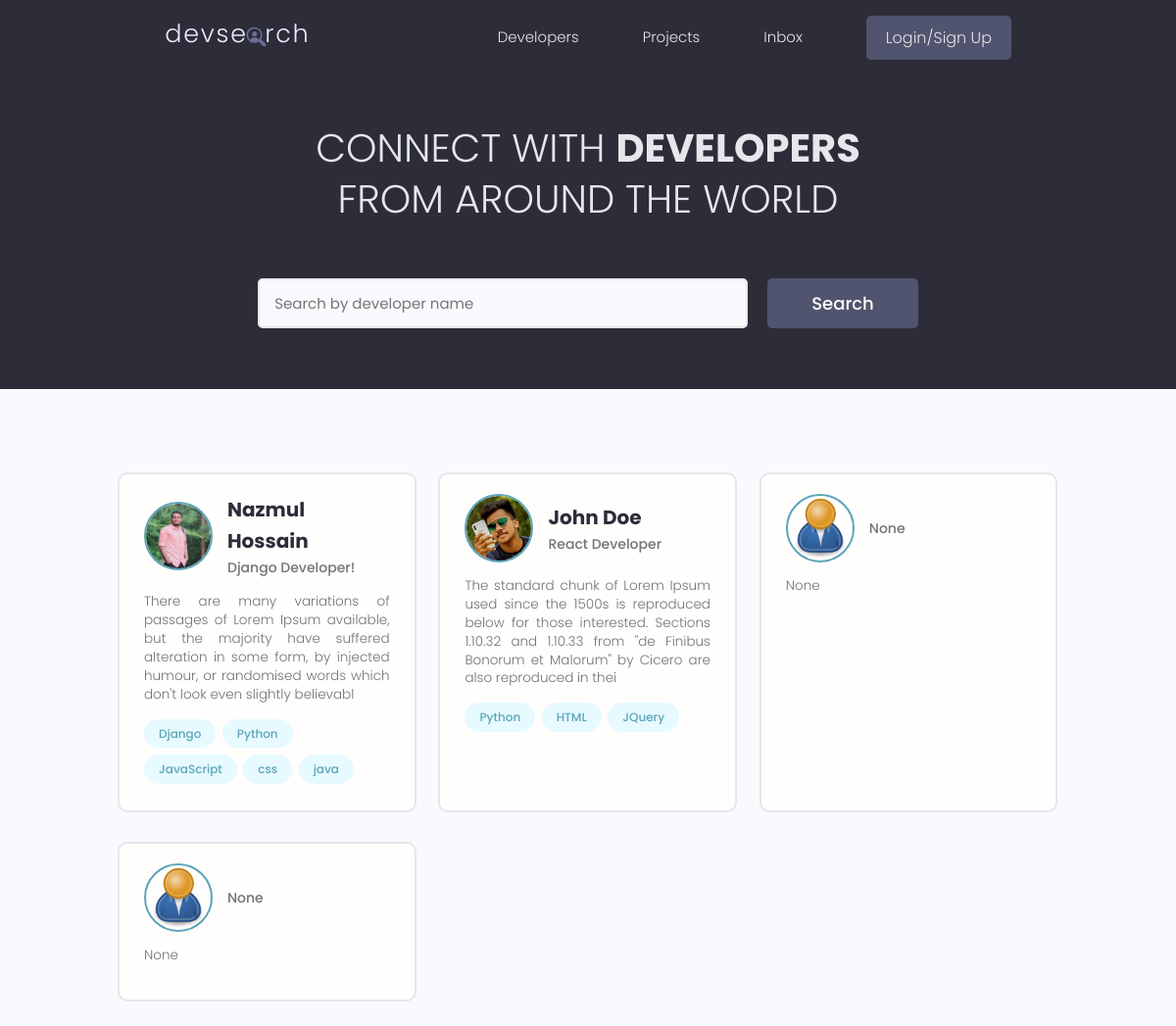
Before: / with the older database file.
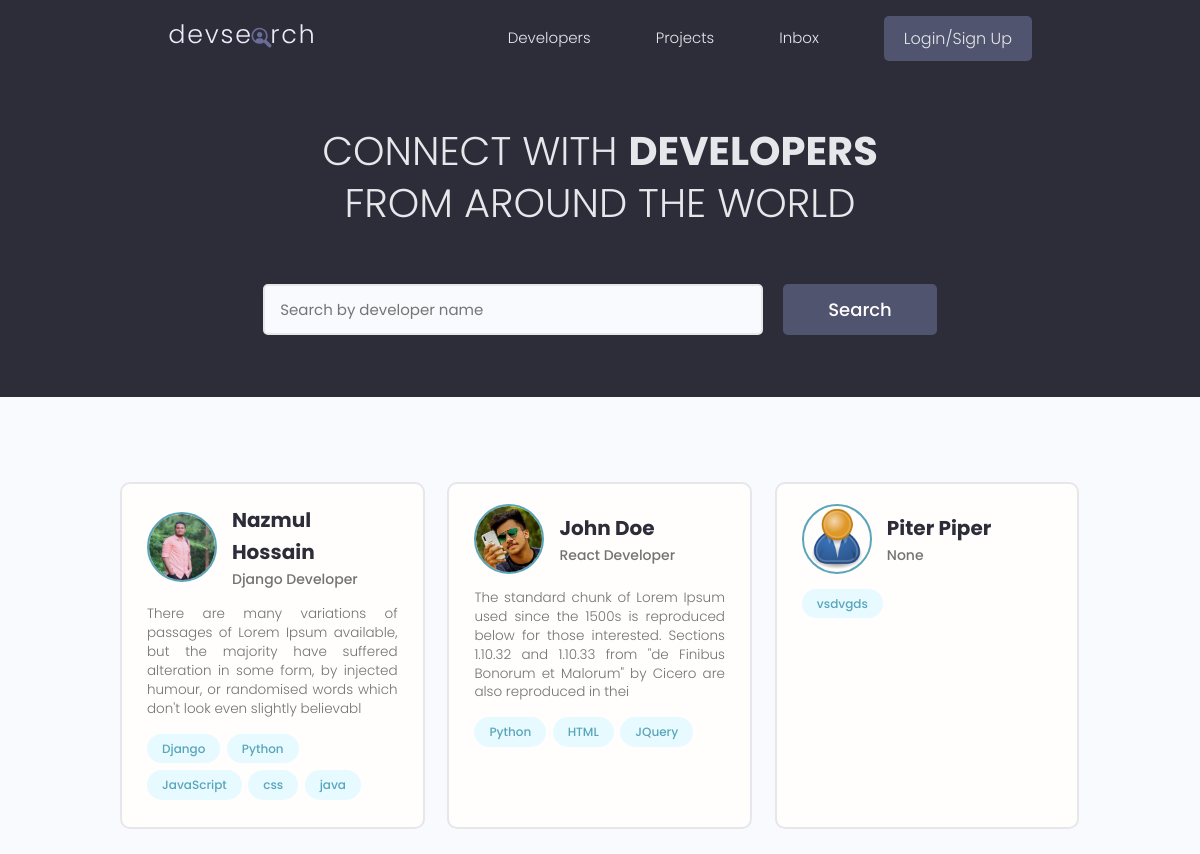
After: the same page with the newer database file.
### user/models.py (models this page shows, shortened)
class Profile(models.Model):
    user = models.OneToOneField(User, on_delete=models.CASCADE, null=True, blank=True)
    username = models.CharField(max_length=200, null=True, blank=True)
    name = models.CharField(max_length=200, null=True, blank=True)
    email = models.EmailField(max_length=500, null=True, blank=True)
    short_intro = models.CharField(max_length=200, null=True, blank=True)
    bio = models.TextField(null=True, blank=True)
    profile_pic = models.ImageField(null=True, blank=True, upload_to='profile/', default='profile/user-default.png')
    location = models.CharField(max_length=200, null=True, blank=True)
    social_github = models.CharField(max_length=200, null=True, blank=True)
    social_twitter = models.CharField(max_length=200, null=True, blank=True)
    social_linkedin = models.CharField(max_length=200, null=True, blank=True)
    social_youtube = models.CharField(max_length=200, null=True, blank=True)
    social_facebook = models.CharField(max_length=200, null=True, blank=True)
    created = models.DateTimeField(auto_now_add=True)
    id = models.UUIDField(default=uuid.uuid4, unique=True, primary_key=True, editable=False)

class Skill(models.Model):
    owner = models.ForeignKey(Profile, on_delete=models.CASCADE)
    name = models.CharField(max_length=200, null=True, blank=True)
    description = models.TextField(null=True, blank=True)
    id = models.UUIDField(default=uuid.uuid4, unique=True, primary_key=True, editable=False)

### user/views.py (the view)
# urls.py: path('', views.profiles, name='profiles'),
def profiles(request):
    profiles = Profile.objects.all()
    context = {'profiles':profiles}
    return render(request, 'user/profiles.html', context)

### user/templates/user/profiles.html (shortened to what this page needs)
{% extends 'main.html' %}
{% block content %}
  <main class="home">
    <section class="hero-section text-center">
      <div class="container container--narrow">
        <div class="hero-section__box">
          <h2>CONNECT WITH <span>DEVELOPERS</span></h2>
          <h2>FROM AROUND THE WORLD</h2>
        </div>
        <div class="hero-section__search">
          <form class="form" action="#" method="get">
            <div class="form__field">
              <input class="input input--text" id="formInput#search" type="text" name="text"
                placeholder="Search by developer name" />
            </div>
            <input class="btn btn--sub btn--lg" type="submit" value="Search" />
          </form>
        </div>
      </div>
    </section>
    <section class="devlist">
      <div class="container">
        <div class="grid grid--three">
          {% for profile in profiles %}
          <div class="column card">
            <div class="dev">
              <a href="{% url 'user-profile' profile.id %}" class="card__body">
                <div class="dev__profile">
                  <img class="avatar avatar--md" src="{{profile.profile_pic.url}}" alt="image" />
                  <div class="dev__meta">
                    <h3>{{profile.name}}</h3>
                    <h5>{{profile.short_intro|slice:"60"}}</h5>
                  </div>
                </div>
                <p class="dev__info">
                  {{profile.bio|slice:"200"}}
                </p>
                <div class="dev__skills">
                  {% for skill in profile.skill_set.all|slice:"5" %}
                  <span class="tag tag--pill tag--main">
                    <small>{{skill.name}}</small>
                  </span>
                  {% endfor %}
                </div>
              </a>
            </div>
          </div>
          {% endfor %}
        </div>
      </div>
    </section>
  </main>
{% endblock content %}

Changed rows visible on the page:
removed Profile: profile_pic (placeholder picture), short_intro "None", bio "None"
removed Profile: profile_pic (placeholder picture), short_intro "None", bio "None"
changed Profile "Nazmul Hossain": short_intro "Django Developer!" → "Django Developer"
added Profile: profile_pic (placeholder picture), name "Piter Piper", short_intro "None"
added Skill: name "vsdvgds", shown under "Piter Piper"
